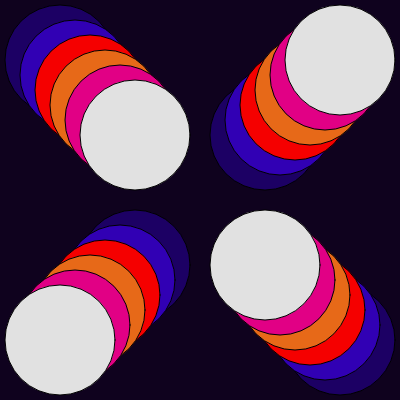
Frame 1 (no input)
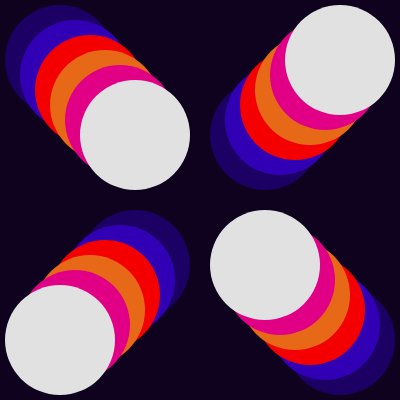
Frame 60 (no input)
Frame 120 (the mouse pressed at the canvas centre since frame 60): identical to frame 60, image omitted

The p5.js sketch that drew these frames (run headless with seeded random() and noise() and a simulated clock; from frame 60 on, the mouse is pressed at the canvas centre):

// p5.js sketch
// ── sketch.js
function setup() {
  createCanvas(400, 400);
}

function draw() {
  background(15, 2, 30);
  fill(28, 0, 100);
  circle(60, 60, 110);
  fill(49, 0, 180);
  circle(75, 75, 110);
  fill(245,0, 0);
  circle(90, 90, 110);
  fill(231, 105, 24);
  circle(105, 105, 110);
  fill(225,0, 133);
  circle(120, 120, 110);
  fill(225);
  circle(135, 135, 110);
  fill(28, 0, 100);
  circle(265, 135, 110)
  fill(49, 0, 180);
  circle(280, 120, 110);
  fill(245,0, 0);
  circle(295, 105, 110);
  fill(231, 105, 24);
  circle(310, 90, 110);
  fill(225,0, 133);
  circle(325, 75, 110);
  fill(225);
   circle(340, 60, 110);
  fill(28, 0, 100);
  circle(135, 265, 110);
  fill(49, 0, 180);
  circle(120, 280, 110);
  fill(245,0, 0);
  circle(105, 295, 110);
  fill(231, 105, 24);
  circle(90, 310, 110);
  fill(225,0, 133);
  circle(75, 325, 110);
  fill(225);
  circle(60, 340, 110);
  fill(28, 0, 100);
  circle(340, 340, 110);
  fill(49, 0, 180);
  circle(325, 325, 110);
  fill(245,0, 0);
  circle(310, 310, 110);
  fill(231, 105, 24);
  circle(295, 295, 110);
  fill(225,0, 133);
  circle(280, 280, 110);
  fill(225);
  circle(265, 265, 110);
  noStroke();
  
  
  
  
  
  
  
  
  
  
}
